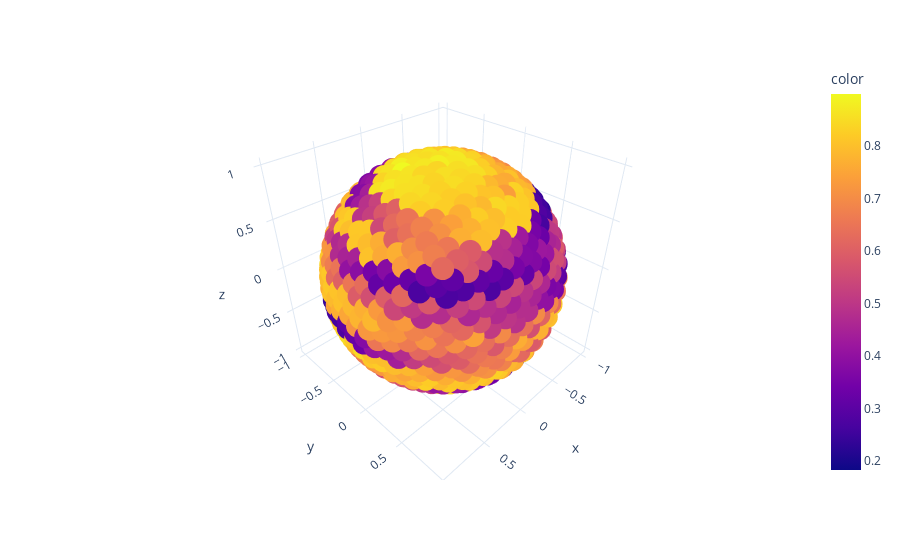

Notebook code for this chart:
### Code cell
#FIDELITY OF FIRST COPY
# Make data.
thetas=data_sheet["θ"]
phis=data_sheet["ϕ"]
x, y, z = np.cos(phis) * np.sin(thetas), np.sin(phis) * np.sin(thetas), np.cos(thetas);

# Plot the surface. F_measured/F_theory
df = px.data.iris()
fig = px.scatter_3d(df, x, y, z, color=data_sheet.prob_0, template="plotly_white")

fig.show()
print("Number of points: ", len(x))
print("Average fidelity: ", np.average(data_sheet.prob_0))
print("Standard deviation: ", np.std(data_sheet.prob_0))

### Figure 1 — Plotly figure (JSON) as saved in the notebook; plotly's stock layout.template omitted (floating-point values rounded to 4 significant figures; data arrays with more than 128 entries replaced by an {"elided": "..."} marker saying what was removed)
{"data": [{"hovertemplate": "x=%{x}<br>y=%{y}<br>z=%{z}<br>color=%{marker.color}<extra></extra>", "legendgroup": "", "marker": {"color": {"elided": "1000 float values"}, "coloraxis": "coloraxis", "symbol": "circle"}, "mode": "markers", "name": "", "scene": "scene", "showlegend": false, "type": "scatter3d", "x": {"elided": "1000 float values"}, "y": {"elided": "1000 float values"}, "z": {"elided": "1000 float values"}}], "layout": {"coloraxis": {"colorbar": {"title": {"text": "color"}}, "colorscale": [[0, "#0d0887"], [0.1111, "#46039f"], [0.2222, "#7201a8"], [0.3333, "#9c179e"], [0.4444, "#bd3786"], [0.5556, "#d8576b"], [0.6667, "#ed7953"], [0.7778, "#fb9f3a"], [0.8889, "#fdca26"], [1, "#f0f921"]]}, "legend": {"tracegroupgap": 0}, "margin": {"t": 60}, "scene": {"domain": {"x": [0, 1], "y": [0, 1]}, "xaxis": {"title": {"text": "x"}}, "yaxis": {"title": {"text": "y"}}, "zaxis": {"title": {"text": "z"}}}}}
